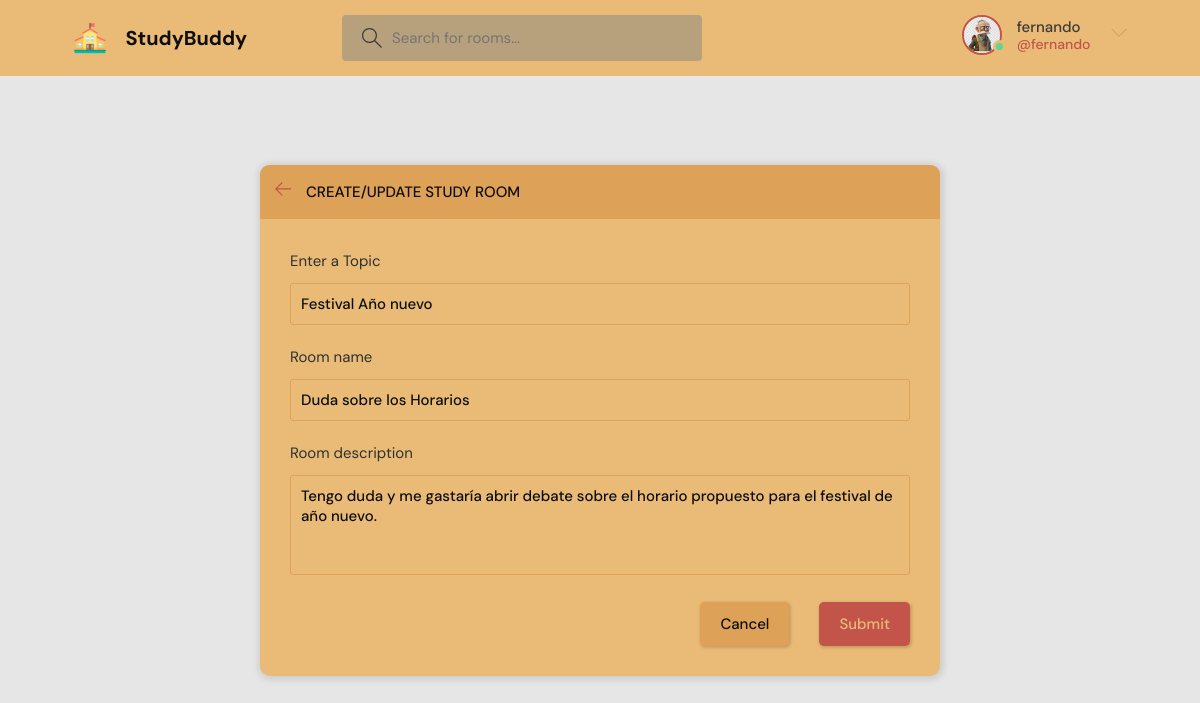
Page /update-room/1 (signed in) on the committed database.
### base/models.py (models this page shows, shortened)
class User(AbstractUser):
    name = models.CharField(max_length=200, null=True)
    email = models.EmailField(unique=True ,null=True)
    bio = models.TextField(null=True)
    avatar = models.ImageField(null=True, default="avatar.svg")
    USERNAME_FIELD = 'email'
    REQUIRED_FIELDS = []

class Room(models.Model):
    host=models.ForeignKey(User, on_delete=models.SET_NULL, null=True)
    topic=models.ForeignKey(Topic, on_delete=models.SET_NULL, null=True)
    participants=models.ManyToManyField(User, related_name='participants', blank=True)
    name = models.CharField(max_length=200)
    description=models.TextField(null=True, blank=True)#it means it can be null
    updated=models.DateTimeField(auto_now=True)#takes a snapshot on every time we save it or update it
    created=models.DateTimeField(auto_now_add=True)#takes a snapshot only one time, when it was created
    class Meta: #Metadata
        ordering= ['-updated', '-created']#we use this to order how the elements are shown.

class Topic(models.Model):
    name = models.CharField(max_length=200)

### base/views.py (the view, shortened to what this page needs)
# urls.py: path('update-room/<str:pk>', views.updateRoom, name="update-room"),
@login_required(login_url='/login')
def updateRoom(request, pk):
    room=Room.objects.get(id=pk)
    form = RoomForm(instance=room)#this attribute is usefull for us because it wont create a new register, it will give you that instance
    topics = Topic.objects.all()
    if request.user != room.host:
        return HttpResponse('You are not allowed here!!')
    context={'form':form, 'topics':topics, 'room':room}
    return render(request, 'base/room_form.html', context)

### base/forms.py
class RoomForm(ModelForm):
    class Meta:
        model = Room
        exclude=["participants", "host"]

### base/templates/base/room_form.html (shortened to what this page needs)
{% extends 'main.html' %}
{% block content %}
  <main class="create-room layout">
    <div class="container">
      <div class="layout__box">
        <div class="layout__boxHeader">
          <div class="layout__boxTitle">
            <a href="{{request.META.HTTP_REFERER}}">
              <svg version="1.1" xmlns="http://www.w3.org/2000/svg" width="32" height="32" viewBox="0 0 32 32">
                <title>arrow-left</title>
                <path
                  d="M13.723 2.286l-13.723 13.714 13.719 13.714 1.616-1.611-10.96-10.96h27.625v-2.286h-27.625l10.965-10.965-1.616-1.607z">
                </path>
              </svg>
            </a>
            <h3>Create/Update Study Room</h3>
          </div>
        </div>
        <div class="layout__body">
          <form class="form" action="" method="POST">
            <div class="form__group">
              <label for="room_topic">Enter a Topic</label>
              <input required type="text" value="{{room.topic.name}}" name="topic" list="topic-list">
            </div>
            <div class="form__group">
              <label for="room_name">Room name</label>
              {{form.name}}
            </div>
            <div class="form__group">
              <label for="room_description">Room description</label>
              {{form.description}}
            </div>
            <div class="form__action">
              <a class="btn btn--dark" href="index.html">Cancel</a>
              <button class="btn btn--main" type="submit">Submit</button>
            </div>
          </form>
        </div>
      </div>
    </div>
  </main>
{% endblock content %}

### templates/navbar.html (shortened to what this page needs)
{% load static %}
<header class="header header--loggedIn">
    <div class="container">
      <a href="{% url 'home' %}" class="header__logo">
        <img src="{% static 'images/logo.png' %}" />
        <h1>StudyBuddy</h1>
      </a>
      <form method='GET' action="{% url 'home' %}" class="header__search">
        <label>
          <input name='q' placeholder="Search for rooms..." />
        </label>
      </form>
      <nav class="header__menu">
        {% if request.user.is_authenticated %}
        <div class="header__user">
          <a href="{% url 'update-user' %}">
            <div class="avatar avatar--medium active">
              <img src="{{request.user.avatar.url}}" />
            </div>
            <p>{{request.user.username}} <span>@{{request.user.username}}</span></p>
          </a>
          <button class="dropdown-button">
            <svg version="1.1" xmlns="http://www.w3.org/2000/svg" width="32" height="32" viewBox="0 0 32 32">
              <title>chevron-down</title>
              <path d="M16 21l-13-13h-3l16 16 16-16h-3l-13 13z"></path>
            </svg>
          </button>
        </div>
        {% else %}
        <a href="{% url 'login' %}">
          <img src="{% static 'images/avatar.svg' %}"/>
          <p>Login</p>
        </a>
        {% endif %}
      </nav>
    </div>
  </header>

### rows in the picture
User: user.avatar (picture), user.username "fernando"
Room: topic "Festival Año nuevo", name "Duda sobre los Horarios", description "Tengo duda y me gastaría abrir debate sobre el horario propuesto para el festival de año nuevo."
